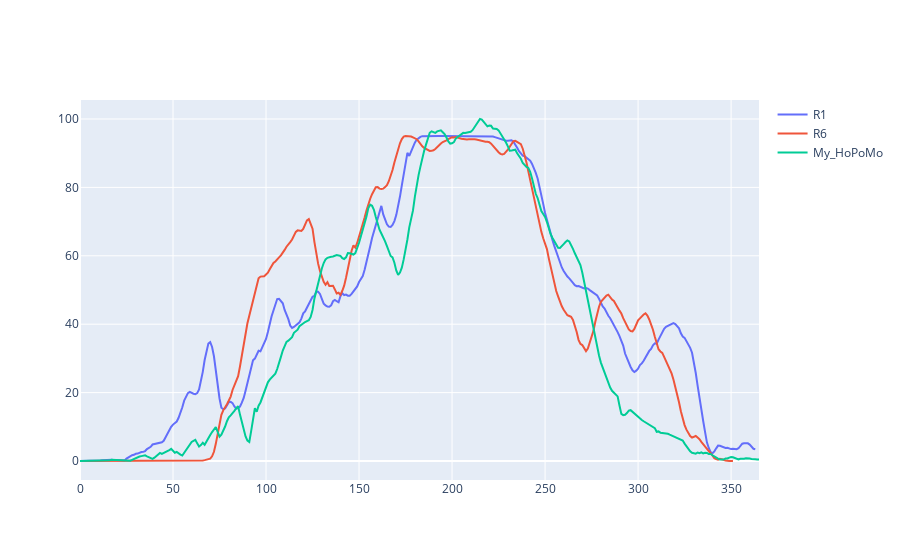

This figure's notebook cell:
### Markdown cell above
## - Afficher la comparaison entre les données réelles de Gelos et celle du medele
Nous allons étudier ici le nombre de cellule remplie de couvain (en % -> axe y) durant l'année 2020 (soit 366 jours -> axe x)

### Code cell
brood_hopomo = (data_simul_2020["brood_cells"] * 100) / data_simul_2020["brood_cells"].max()
fig = make_subplots(rows=1, cols=1)
fig.add_trace(go.Scatter(y=R1["couvain"], name="R1", mode='lines', xaxis="x", yaxis="y1"), row=1, col=1)
fig.add_trace(go.Scatter(y=R6["couvain"], name="R6", mode='lines', xaxis="x", yaxis="y1"), row=1, col=1)
fig.add_trace(go.Scatter(y=brood_hopomo, name="My_HoPoMo", mode='lines', xaxis="x", yaxis="y1"), row=1, col=1)

### Figure 1 — Plotly figure (JSON) as saved in the notebook; plotly's stock layout.template omitted (floating-point values rounded to 4 significant figures; data arrays with more than 128 entries replaced by an {"elided": "..."} marker saying what was removed)
{"data": [{"mode": "lines", "name": "R1", "type": "scatter", "xaxis": "x", "y": {"elided": "364 float values"}, "yaxis": "y"}, {"mode": "lines", "name": "R6", "type": "scatter", "xaxis": "x", "y": {"elided": "352 float values"}, "yaxis": "y"}, {"mode": "lines", "name": "My_HoPoMo", "type": "scatter", "xaxis": "x", "y": {"elided": "366 float values"}, "yaxis": "y"}], "layout": {"xaxis": {"anchor": "y", "domain": [0, 1]}, "yaxis": {"anchor": "x", "domain": [0, 1]}}}
